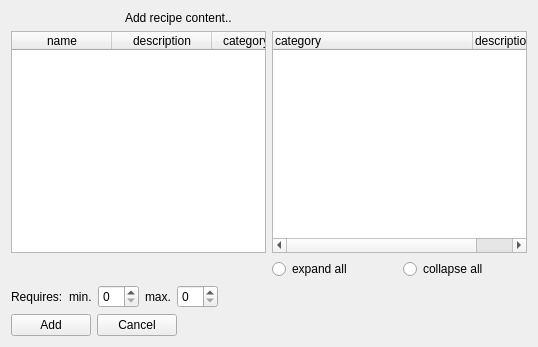
<?xml version="1.0" encoding="UTF-8"?>
<ui version="4.0">
 <class>recipe_content_add_form</class>
 <widget class="QWidget" name="recipe_content_add_form">
  <property name="geometry">
   <rect>
    <x>0</x>
    <y>0</y>
    <width>538</width>
    <height>347</height>
   </rect>
  </property>
  <property name="windowTitle">
   <string>Add recipe content</string>
  </property>
  <property name="doctype" stdset="0">
   <string>RecipeContentRequest.simpleform</string>
  </property>
  <property name="rootelement" stdset="0">
   <string notr="true">RecipeContent</string>
  </property>
  <property name="recipe_id" stdset="0">
   <string notr="true">{global.recipe_id}</string>
  </property>
  <property name="category_id" stdset="0">
   <string notr="true">{global.category_id}</string>
  </property>
  <layout class="QGridLayout" name="gridLayout">
   <item row="5" column="0">
    <layout class="QHBoxLayout" name="horizontalLayout">
     <item>
      <widget class="QPushButton" name="link">
       <property name="text">
        <string>Add</string>
       </property>
       <property name="form" stdset="0">
        <string notr="true">recipe_content</string>
       </property>
       <property name="global.recipeState" stdset="0">
        <string notr="true">{recipe.state}</string>
       </property>
       <property name="global.categoryState" stdset="0">
        <string notr="true">{category.state}</string>
       </property>
       <property name="global.recipe_id" stdset="0">
        <string notr="true">{recipe.id}</string>
       </property>
       <property name="global.category_id" stdset="0">
        <string notr="true">{category.id}</string>
       </property>
       <property name="action" stdset="0">
        <string>create</string>
       </property>
       <property name="doctype" stdset="0">
        <string notr="true">RecipeContent.simpleform</string>
       </property>
       <property name="rootelement" stdset="0">
        <string notr="true">RecipeContent</string>
       </property>
      </widget>
     </item>
     <item>
      <widget class="QPushButton" name="cancel">
       <property name="text">
        <string>Cancel</string>
       </property>
       <property name="form" stdset="0">
        <string notr="true">recipe_content</string>
       </property>
       <property name="global.recipeState" stdset="0">
        <string notr="true">{recipe.state}</string>
       </property>
       <property name="global.categoryState" stdset="0">
        <string notr="true">{category.state}</string>
       </property>
      </widget>
     </item>
     <item>
      <spacer name="horizontalSpacer">
       <property name="orientation">
        <enum>Qt::Horizontal</enum>
       </property>
       <property name="sizeHint" stdset="0">
        <size>
         <width>40</width>
         <height>20</height>
        </size>
       </property>
      </spacer>
     </item>
    </layout>
   </item>
   <item row="0" column="0">
    <layout class="QHBoxLayout" name="horizontalLayout_2">
     <item>
      <widget class="QLabel" name="label_2">
       <property name="maximumSize">
        <size>
         <width>32</width>
         <height>32</height>
        </size>
       </property>
       <property name="text">
        <string/>
       </property>
      </widget>
     </item>
     <item>
      <widget class="QLabel" name="label_3">
       <property name="maximumSize">
        <size>
         <width>32</width>
         <height>32</height>
        </size>
       </property>
       <property name="text">
        <string/>
       </property>
       <property name="pixmap">
        <pixmap resource="../qtclient.qrc">:/images/link_add.png</pixmap>
       </property>
      </widget>
     </item>
     <item>
      <widget class="QLabel" name="label_4">
       <property name="maximumSize">
        <size>
         <width>32</width>
         <height>32</height>
        </size>
       </property>
       <property name="text">
        <string/>
       </property>
       <property name="pixmap">
        <pixmap resource="../qtclient.qrc">:/images/folders.png</pixmap>
       </property>
      </widget>
     </item>
     <item>
      <widget class="QLabel" name="label">
       <property name="text">
        <string>Add recipe content..</string>
       </property>
      </widget>
     </item>
    </layout>
   </item>
   <item row="2" column="0">
    <layout class="QGridLayout" name="gridLayout_2">
     <item row="2" column="1">
      <layout class="QHBoxLayout" name="horizontalLayout_4">
       <item>
        <widget class="QRadioButton" name="ignore_expand_feats">
         <property name="text">
          <string>expand all</string>
         </property>
        </widget>
       </item>
       <item>
        <widget class="QRadioButton" name="ignore_collapse_feats">
         <property name="text">
          <string>collapse all</string>
         </property>
        </widget>
       </item>
      </layout>
     </item>
     <item row="0" column="1">
      <widget class="QTreeWidget" name="category">
       <property name="itemsExpandable">
        <bool>true</bool>
       </property>
       <property name="doctype" stdset="0">
        <string notr="true">CategoryHierarchyRequest.simpleform</string>
       </property>
       <property name="rootelement" stdset="0">
        <string notr="true">category</string>
       </property>
       <property name="state" stdset="0">
        <string notr="true">{global.categoryState}</string>
       </property>
       <property name="action" stdset="0">
        <string notr="true">read</string>
       </property>
       <attribute name="headerDefaultSectionSize">
        <number>200</number>
       </attribute>
       <column>
        <property name="text">
         <string>category</string>
        </property>
       </column>
       <column>
        <property name="text">
         <string>description</string>
        </property>
       </column>
      </widget>
     </item>
     <item row="2" column="0">
      <layout class="QHBoxLayout" name="horizontalLayout_3"/>
     </item>
     <item row="0" column="0">
      <widget class="QTableWidget" name="recipe">
       <property name="horizontalScrollBarPolicy">
        <enum>Qt::ScrollBarAlwaysOff</enum>
       </property>
       <property name="alternatingRowColors">
        <bool>true</bool>
       </property>
       <property name="selectionMode">
        <enum>QAbstractItemView::SingleSelection</enum>
       </property>
       <property name="selectionBehavior">
        <enum>QAbstractItemView::SelectRows</enum>
       </property>
       <property name="showGrid">
        <bool>true</bool>
       </property>
       <property name="gridStyle">
        <enum>Qt::DotLine</enum>
       </property>
       <property name="sortingEnabled">
        <bool>true</bool>
       </property>
       <property name="doctype" stdset="0">
        <string notr="true">RecipeListRequest.simpleform</string>
       </property>
       <property name="rootelement" stdset="0">
        <string notr="true">recipe</string>
       </property>
       <property name="state" stdset="0">
        <string notr="true">{global.recipeState}</string>
       </property>
       <property name="action" stdset="0">
        <string notr="true">read</string>
       </property>
       <attribute name="horizontalHeaderShowSortIndicator" stdset="0">
        <bool>true</bool>
       </attribute>
       <attribute name="verticalHeaderStretchLastSection">
        <bool>false</bool>
       </attribute>
       <column>
        <property name="text">
         <string>name</string>
        </property>
       </column>
       <column>
        <property name="text">
         <string>description</string>
        </property>
       </column>
       <column>
        <property name="text">
         <string>categoryName</string>
        </property>
       </column>
       <column>
        <property name="text">
         <string>creationDate</string>
        </property>
       </column>
       <column>
        <property name="text">
         <string>comment</string>
        </property>
       </column>
      </widget>
     </item>
    </layout>
   </item>
   <item row="3" column="0">
    <layout class="QFormLayout" name="formLayout">
     <property name="fieldGrowthPolicy">
      <enum>QFormLayout::AllNonFixedFieldsGrow</enum>
     </property>
     <item row="1" column="0">
      <widget class="QLabel" name="label_requires">
       <property name="text">
        <string>Requires:</string>
       </property>
      </widget>
     </item>
     <item row="1" column="1">
      <layout class="QHBoxLayout" name="horizontalLayout_5">
       <item>
        <widget class="QLabel" name="label_min_requires">
         <property name="text">
          <string>min.</string>
         </property>
         <property name="buddy">
          <cstring>min_requires</cstring>
         </property>
        </widget>
       </item>
       <item>
        <widget class="QSpinBox" name="min_requires"/>
       </item>
       <item>
        <widget class="QLabel" name="label_max_requires">
         <property name="text">
          <string>max.</string>
         </property>
         <property name="buddy">
          <cstring>max_requires</cstring>
         </property>
        </widget>
       </item>
       <item>
        <widget class="QSpinBox" name="max_requires"/>
       </item>
       <item>
        <spacer name="horizontalSpacer_2">
         <property name="orientation">
          <enum>Qt::Horizontal</enum>
         </property>
         <property name="sizeHint" stdset="0">
          <size>
           <width>40</width>
           <height>20</height>
          </size>
         </property>
        </spacer>
       </item>
      </layout>
     </item>
    </layout>
   </item>
  </layout>
 </widget>
 <tabstops>
  <tabstop>recipe</tabstop>
  <tabstop>category</tabstop>
  <tabstop>ignore_expand_feats</tabstop>
  <tabstop>ignore_collapse_feats</tabstop>
  <tabstop>min_requires</tabstop>
  <tabstop>max_requires</tabstop>
  <tabstop>link</tabstop>
  <tabstop>cancel</tabstop>
 </tabstops>
 <resources>
  <include location="../qtclient.qrc"/>
  <include location="../resources/configurator.qrc"/>
 </resources>
 <connections>
  <connection>
   <sender>ignore_expand_feats</sender>
   <signal>clicked()</signal>
   <receiver>category</receiver>
   <slot>expandAll()</slot>
   <hints>
    <hint type="sourcelabel">
     <x>396</x>
     <y>267</y>
    </hint>
    <hint type="destinationlabel">
     <x>305</x>
     <y>172</y>
    </hint>
   </hints>
  </connection>
  <connection>
   <sender>ignore_collapse_feats</sender>
   <signal>clicked()</signal>
   <receiver>category</receiver>
   <slot>collapseAll()</slot>
   <hints>
    <hint type="sourcelabel">
     <x>526</x>
     <y>267</y>
    </hint>
    <hint type="destinationlabel">
     <x>446</x>
     <y>172</y>
    </hint>
   </hints>
  </connection>
 </connections>
</ui>
